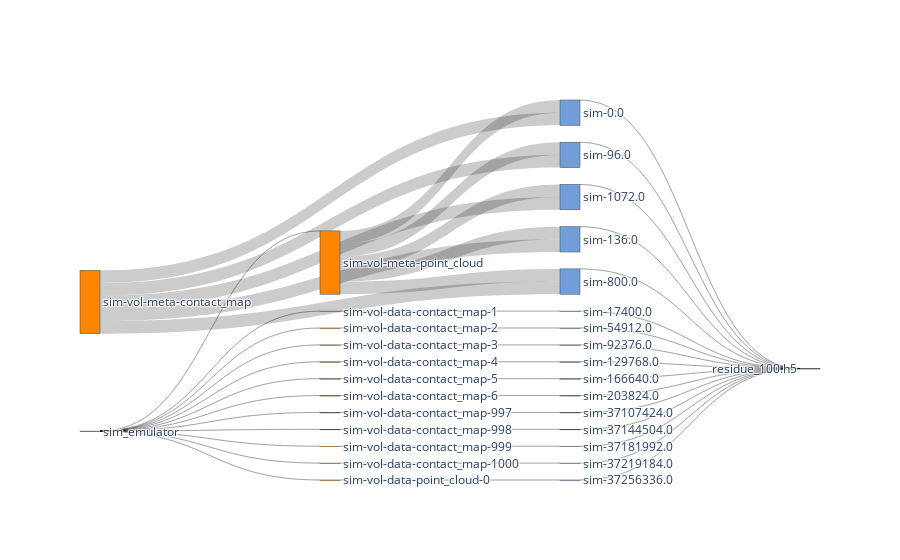

The notebook cell saved with this chart:
### Code cell
sim_nodes, sim_nodes_dict = get_nodes_for_sankey(G_SIM)

# print(node_ref2)

sim_links = get_links_for_sankey(G_SIM, sim_nodes_dict)
fig = go.Figure(go.Sankey(
            node = sim_nodes,
            link = sim_links, orientation='h'))
fig.show()
fig.write_html(f"{path}/sankey-sim_w-vol-vfd-.html")

### Figure 1 — Plotly figure (JSON) as saved in the notebook; plotly's stock layout.template omitted (floating-point values rounded to 4 significant figures)
{"data": [{"link": {"label": ["access_cnt = 10, access_size = nan, ave_acc_size=nan", "access_cnt = 6, access_size = 272.0, ave_acc_size=45.33", "access_cnt = 1, access_size = 37512.0, ave_acc_size=37512.0", "access_cnt = 1, access_size = 37464.0, ave_acc_size=37464.0", "access_cnt = 1, access_size = 37392.0, ave_acc_size=37392.0", "access_cnt = 1, access_size = 36872.0, ave_acc_size=36872.0", "access_cnt = 1, access_size = 37184.0, ave_acc_size=37184.0", "access_cnt = 1, access_size = 36880.0, ave_acc_size=36880.0", "access_cnt = 1, access_size = 37080.0, ave_acc_size=37080.0", "access_cnt = 1, access_size = 37488.0, ave_acc_size=37488.0", "access_cnt = 1, access_size = 37192.0, ave_acc_size=37192.0", "access_cnt = 1, access_size = 36880.0, ave_acc_size=36880.0", "access_cnt = 1, access_size = 2400000.0, ave_acc_size=2400000.0", "access_cnt = 5, access_size = 4294967295, ave_acc_size=858993459.0", "access_cnt = 1, access_size = 4294967295, ave_acc_size=4294967295.0", "access_cnt = 1, access_size = 4294967295, ave_acc_size=4294967295.0", "access_cnt = 1, access_size = 4294967295, ave_acc_size=4294967295.0", "access_cnt = 2, access_size = 4294967295, ave_acc_size=2147483647.5", "access_cnt = 2, access_size = 4294967295, ave_acc_size=2147483647.5", "access_cnt = 1, access_size = 4294967295, ave_acc_size=4294967295.0", "access_cnt = 1, access_size = 4294967295, ave_acc_size=4294967295.0", "access_cnt = 1, access_size = 4294967295, ave_acc_size=4294967295.0", "access_cnt = 1, access_size = 4294967295, ave_acc_size=4294967295.0", "access_cnt = 1, access_size = 37476, ave_acc_size=37476.0", "access_cnt = 1, access_size = 37432, ave_acc_size=37432.0", "access_cnt = 1, access_size = 37360, ave_acc_size=37360.0", "access_cnt = 1, access_size = 36840, ave_acc_size=36840.0", "access_cnt = 1, access_size = 37148, ave_acc_size=37148.0", "access_cnt = 1, access_size = 36844, ave_acc_size=36844.0", "access_cnt = 1, access_size = 37048, ave_acc_size=37048.0", "access_cnt = 1, access_size = 37452, ave_acc_size=37452.0", "access_cnt = 1, access_size = 37156, ave_acc_size=37156.0", "access_cnt = 1, access_size = 36848, ave_acc_size=36848.0", "access_cnt = 1, access_size = 2400000, ave_acc_size=2400000.0", "access_cnt = 7, access_size = 1, ave_acc_size=0.14", "access_cnt = 2, access_size = 1, ave_acc_size=0.5", "access_cnt = 2, access_size = 1, ave_acc_size=0.5", "access_cnt = 2, access_size = 1, ave_acc_size=0.5", "access_cnt = 3, access_size = 1, ave_acc_size=0.33", "access_cnt = 1, access_size = 1, ave_acc_size=1.0", "access_cnt = 1, access_size = 1, ave_acc_size=1.0", "access_cnt = 1, access_size = 1, ave_acc_size=1.0", "access_cnt = 1, access_size = 1, ave_acc_size=1.0", "access_cnt = 1, access_size = 1, ave_acc_size=1.0", "access_cnt = 1, access_size = 1, ave_acc_size=1.0", "access_cnt = 1, access_size = 1, ave_acc_size=1.0", "access_cnt = 1, access_size = 1, ave_acc_size=1.0", "access_cnt = 1, access_size = 1, ave_acc_size=1.0", "access_cnt = 1, access_size = 1, ave_acc_size=1.0", "access_cnt = 1, access_size = 1, ave_acc_size=1.0"], "source": [0, 0, 0, 0, 0, 0, 0, 0, 0, 0, 0, 0, 0, 1, 1, 1, 1, 1, 2, 2, 2, 2, 2, 3, 4, 5, 6, 7, 8, 9, 10, 11, 12, 13, 14, 15, 16, 17, 18, 19, 20, 21, 22, 23, 24, 25, 26, 27, 28, 29], "target": [1, 2, 3, 4, 5, 6, 7, 8, 9, 10, 11, 12, 13, 14, 15, 16, 17, 18, 14, 15, 16, 17, 18, 19, 20, 21, 22, 23, 24, 25, 26, 27, 28, 29, 30, 30, 30, 30, 30, 30, 30, 30, 30, 30, 30, 30, 30, 30, 30, 30], "value": [null, 272, 37512, 37464, 37392, 36872, 37184, 36880, 37080, 37488, 37192, 36880, 2400000, 4294967295, 4294967295, 4294967295, 4294967295, 4294967295, 4294967295, 4294967295, 4294967295, 4294967295, 4294967295, 37476, 37432, 37360, 36840, 37148, 36844, 37048, 37452, 37156, 36848, 2400000, 1, 1, 1, 1, 1, 1, 1, 1, 1, 1, 1, 1, 1, 1, 1, 1]}, "node": {"color": ["#ab2626", "#fc8403", "#fc8403", "#fc8403", "#fc8403", "#fc8403", "#fc8403", "#fc8403", "#fc8403", "#fc8403", "#fc8403", "#fc8403", "#fc8403", "#fc8403", "#719ed9", "#719ed9", "#719ed9", "#719ed9", "#719ed9", "#719ed9", "#719ed9", "#719ed9", "#719ed9", "#719ed9", "#719ed9", "#719ed9", "#719ed9", "#719ed9", "#719ed9", "#719ed9", "#154c79"], "label": ["sim_emulator", "sim-vol-meta-contact_map", "sim-vol-meta-point_cloud", "sim-vol-data-contact_map-1", "sim-vol-data-contact_map-2", "sim-vol-data-contact_map-3", "sim-vol-data-contact_map-4", "sim-vol-data-contact_map-5", "sim-vol-data-contact_map-6", "sim-vol-data-contact_map-997", "sim-vol-data-contact_map-998", "sim-vol-data-contact_map-999", "sim-vol-data-contact_map-1000", "sim-vol-data-point_cloud-0", "sim-0.0", "sim-96.0", "sim-1072.0", "sim-136.0", "sim-800.0", "sim-17400.0", "sim-54912.0", "sim-92376.0", "sim-129768.0", "sim-166640.0", "sim-203824.0", "sim-37107424.0", "sim-37144504.0", "sim-37181992.0", "sim-37219184.0", "sim-37256336.0", "residue_100.h5"], "x": [], "y": []}, "orientation": "h", "type": "sankey"}], "layout": {}}
